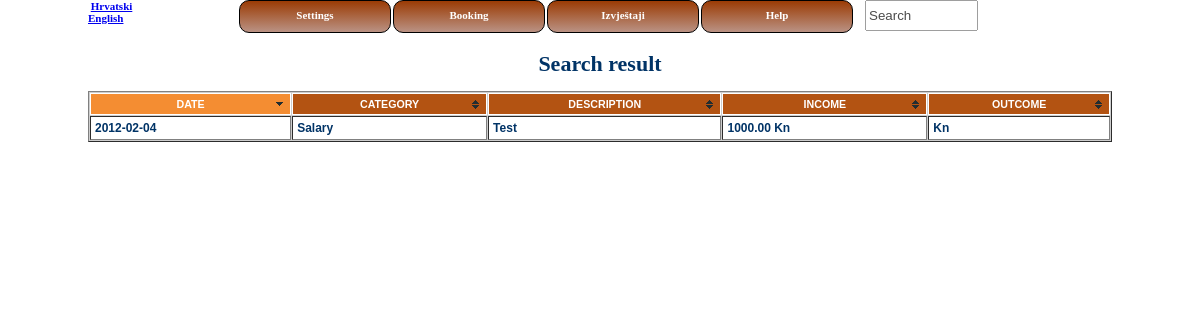
The page /en/booking/booking/search on the database its author committed.
### tables this page shows
CREATE TABLE  `recording` (
  `id` int(11) NOT NULL AUTO_INCREMENT,
  `idCurrency` int(11) NOT NULL,
  `idAccounts` int(11) NOT NULL,
  `idinputGroup` int(11) DEFAULT NULL,
  `income` decimal(12,2) DEFAULT NULL,
  `dateEntry` date NOT NULL,
  `outcome` decimal(12,2) DEFAULT NULL,
  `pending` tinyint(1) DEFAULT NULL,
  `description` varchar(255) DEFAULT NULL,
  `transaction` int(11) DEFAULT NULL,
  PRIMARY KEY (`id`)
);

CREATE TABLE  `inputCategory` (
  `id` int(11) NOT NULL AUTO_INCREMENT,
  `name` varchar(255) DEFAULT NULL,
  `income_outcome` tinyint(1) NOT NULL,
  PRIMARY KEY (`id`)
);

CREATE TABLE  `currency` (
  `id` int(11) NOT NULL AUTO_INCREMENT,
  `name` varchar(25) DEFAULT NULL,
  `deff` tinyint(1) DEFAULT NULL,
  PRIMARY KEY (`id`)
);

### application/controllers/booking/booking.php (called while the page is built, shortened)
<?php
class Booking extends CI_Controller {
	function __construct()
    {
    	$this->load->library(array('table', 'form_validation'));
    	$this->load->helper(array('form', 'language'));
    	$this->load->model('booking/bookingmodel','',TRUE);
    }
	function search() {
		$value = $this->input->post('search');
		$language = $this->input->post('language');
		if($language == 'hr'){
			$data['query_search'] = $this->bookingmodel->search_result_hr($value);
		}
		else {
			$data['query_search'] = $this->bookingmodel->search_result($value);
		}
		$this->load->view('header');
		$this->load->view('booking/search_view', $data);
	}
}

### index.php (called while the page is built, shortened)
<?php
require_once BASEPATH.'core/CodeIgniter.php';

### application/models/booking/bookingmodel.php (called while the page is built, shortened)
<?php
class Bookingmodel extends CI_Model {
	function search_result($value)
	{
		$q = "SELECT rec.dateEntry, catt.name, rec.income, rec.outcome, rec.description AS description,  curr.name AS currency
				FROM recording rec
				INNER JOIN inputCategory catt ON rec.idinputGroup = catt.id
				INNER JOIN currency curr ON rec.idCurrency = curr.id
				WHERE description LIKE '%$value%' OR catt.name LIKE '%$value%' ";
		return $this->db->query($q);
	}
}

### application/views/booking/search_view.php (the view, shortened to what this page needs)
<!DOCTYPE html>
<html>
<head>
<link href="<?php echo base_url(); ?>css/main.css" rel="stylesheet" type="text/css" />
</head>
<body>
<br />
<h1 align="center"><?php echo lang('search_result'); ?></h1>
<table id="myTable" class="tablesorter" border="1" cellspacing="1" width="1024 px">
<thead>
<tr>
    <th><?php echo lang('booking_date'); ?></th>
    <th><?php echo lang('category_name'); ?></th>
    <th><?php echo lang('booking_description'); ?></th>
    <th><?php echo lang('cat_income'); ?></th>
    <th><?php echo lang('cat_outcome'); ?></th>
</tr>
</thead>
<tbody>
	<?php
	foreach($query_search->result() as $res){
		echo "<tr>
				<td>$res->dateEntry</td><td>$res->name</td><td>$res->description</td><td>$res->income $res->currency</td><td>$res->outcome $res->currency</td>
			</tr>";
	}
	?>
</tbody>
</table>
</body>
</html>

### css/header.css (style rules this page uses)
#nav li a { display:block; padding:8px 5px 0 5px; font-weight:700; height:23px; text-decoration:none; color:#ffeecc; text-align:center; color:#ffffff; }

### css/main.css (style rules this page uses)
body { font-family: Verdana; font-size: 11px; font-weight:bold ; color:#003366; width: 1024px; margin: 0 auto; }
th { text-align: left; font-size: 10pt; text-transform: uppercase; color: #fff; background-color: #b35312; text-align: center; }
table.tablesorter { font-family:arial; background-color: #CDCDCD; margin:10px 0pt 15px; font-size: 9pt; width: 100%; text-align: left; }
table.tablesorter thead tr th, table.tablesorter tfoot tr th { background-color: #b35312; border: 1px solid #FFF; font-size: 8pt; padding: 4px; }
table.tablesorter thead tr .header { background-image: url(../pictures/bg.gif); background-repeat: no-repeat; background-position: center right; cursor: pointer; }
table.tablesorter tbody td { color:#003366; padding: 4px; background-color: #FFF; vertical-align: top; }
table.tablesorter thead tr .headerSortUp { background-image: url(../pictures/asc.gif); }
table.tablesorter thead tr .headerSortDown, table.tablesorter thead tr .headerSortUp { background-color:#f48d32; }

### rows shown on the page
recording: dateEntry "2012-02-04", inputcategory.name "Salary", description "Test", income "1000.00", idCurrency.name "Kn"

### other values the page prints
anchor($this->lang->switch_uri('hr'),'Hrvatski') "Hrvatski"
anchor($this->lang->switch_uri('en'),'English') "English"
lang('menu_settings') "Settings"
anchor('#',lang('menu_booking')) "Booking"
lang('search_result') "Search result"
lang('booking_date') "DATE"
lang('category_name') "CATEGORY"
lang('booking_description') "DESCRIPTION"
lang('cat_income') "INCOME"
lang('cat_outcome') "OUTCOME"
